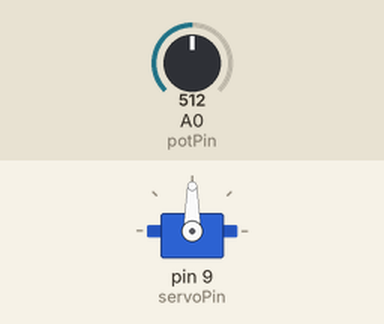
This sketch was run on a simulated Arduino Uno, built with avr-gcc and run on an emulated ATmega328P. On the bench: servo. The test bench sets the inputs (shaded band); at power-on: A0 (potPin) = 512.

Above: at 1.2 s.
1.3 s: A0 (potPin) set to 716
At 2.5 s:
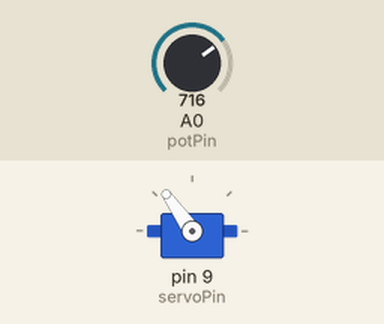
2.8 s: A0 (potPin) set to 900
At 3.4 s:
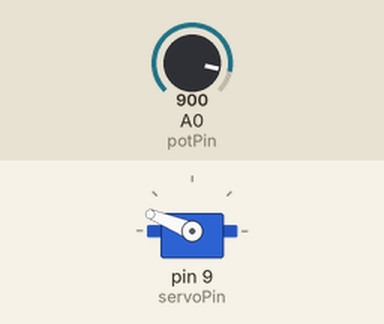
4.3 s: A0 (potPin) set to 1023
At 4.8 s:
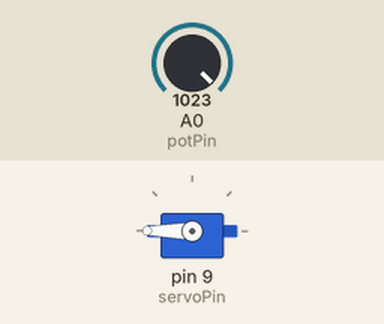
5.8 s: A0 (potPin) set to 306
At 6.9 s:
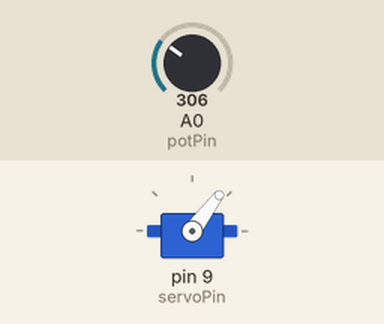
7.3 s: A0 (potPin) set to 122
At 8.3 s:
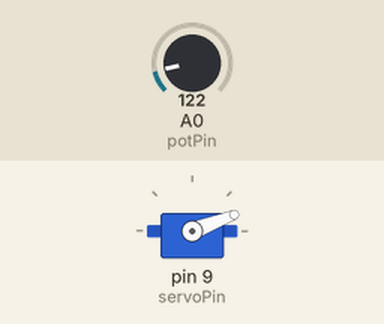
Timing chart, 0 to 9.8 s (numbered marks = the images above; inputs shaded):
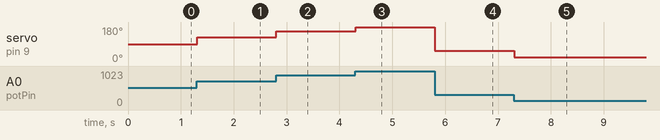

Measured:
- after the input at 1.3 s, servo on pin 9 (servoPin): 90° → 125° at once
- after the input at 2.8 s, servo on pin 9 (servoPin): 125° → 158° at once
- after the input at 4.3 s, servo on pin 9 (servoPin): 158° → 180° at once
- after the input at 5.8 s, servo on pin 9 (servoPin): 180° → 53° at once
- after the input at 7.3 s, servo on pin 9 (servoPin): 53° → 21° at once

The sketch:

code.ino
```cpp
#include <Servo.h>

Servo myServo;  // Tạo đối tượng để điều khiển servo

const int potPin = A0;  // Chân cắm biến trở
const int servoPin = 9; // Chân cắm servo (D9)

int potValue;     // Biến lưu giá trị đọc từ biến trở
int angle;        // Biến lưu góc quay của servo

void setup() {
  myServo.attach(servoPin); // Khai báo chân điều khiển servo
}

void loop() {
  // Đọc giá trị Analog từ biến trở (khoảng từ 0 đến 1023)
  potValue = analogRead(potPin);

  // Chuyển đổi dải giá trị từ 0-1023 của biến trở sang dải 0-180 độ của servo
  angle = map(potValue, 0, 1023, 0, 180);

  // Ghi giá trị góc quay ra servo
  myServo.write(angle);

  // Đợi một khoảng thời gian ngắn để servo kịp quay tới vị trí
  delay(15);
}
```
